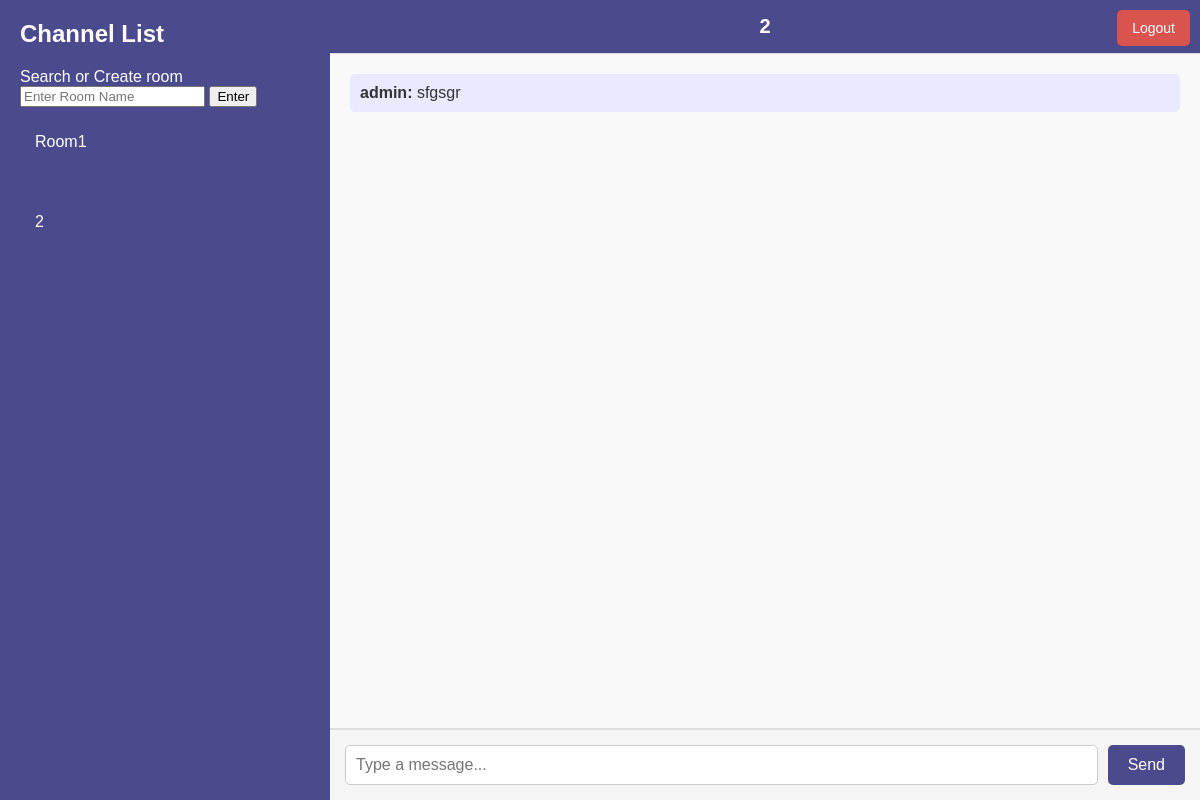
The app's page /chat/2 (signed in), older data.
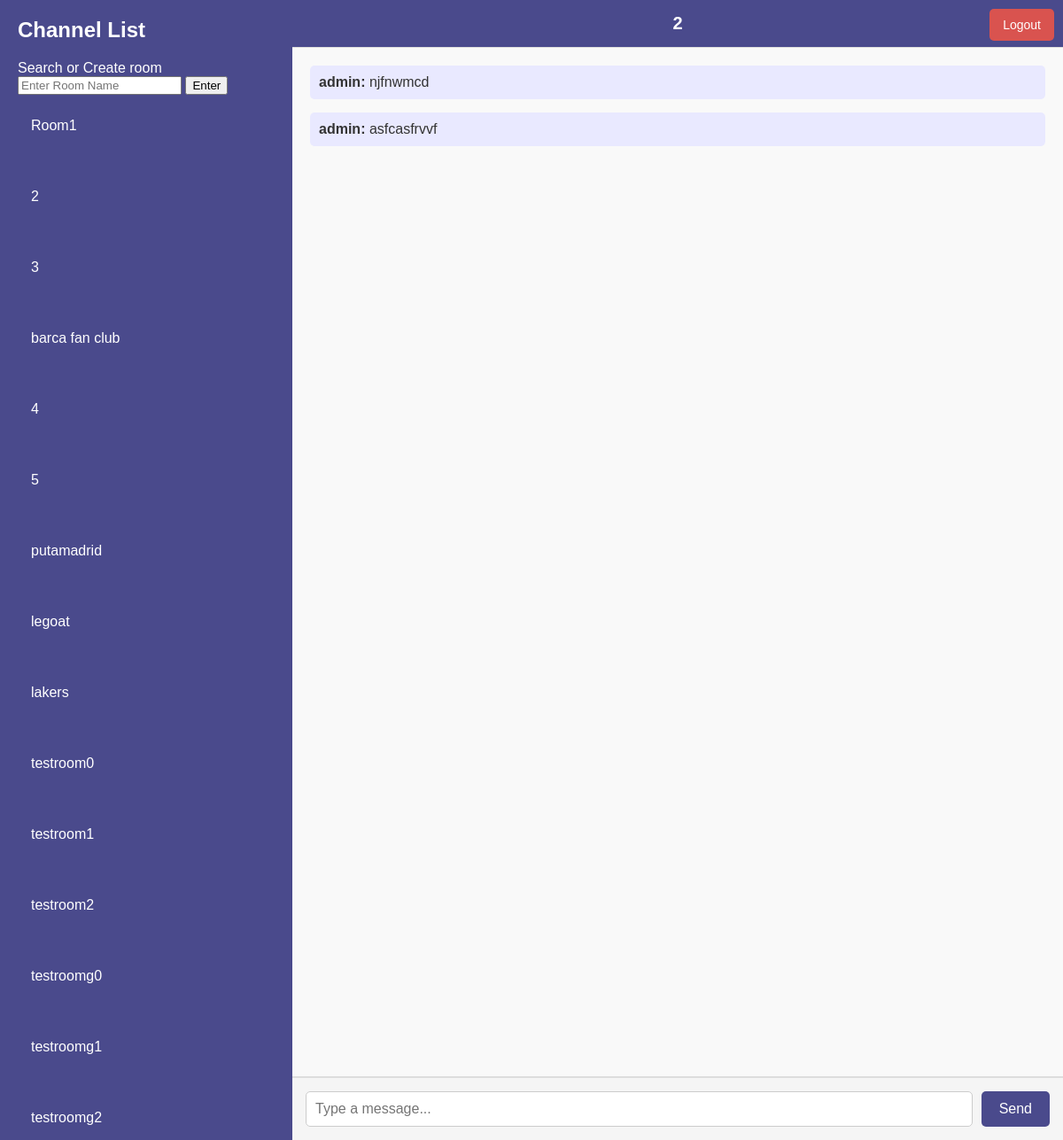
The same page, newer data.
### src/models/chat.py (models this page shows)
class ChatRoom(db.Model):
    __tablename__ = 'chat_rooms'
    id = db.Column(db.Integer, primary_key=True)
    name = db.Column(db.String(80), unique=False, nullable=False)

class Message(db.Model):
    __tablename__ = 'messages'
    id = db.Column(db.Integer, primary_key=True)
    user_id = db.Column(db.Integer, db.ForeignKey('users.id'), nullable=False)
    room_id = db.Column(db.Integer, db.ForeignKey('chat_rooms.id'), nullable=False)
    content = db.Column(db.Text, nullable=False)
    timestamp = db.Column(db.DateTime, default=datetime.utcnow)
    user = db.relationship('User', backref='messages')
    room = db.relationship('ChatRoom', backref='messages')

### src/models/user.py (models this page shows)
class User(UserMixin, db.Model):
    __tablename__ = "users"
    id = db.Column(db.Integer, primary_key=True)
    username = db.Column(db.String(150), unique=True, nullable=False)
    email = db.Column(db.String(150), unique=True, nullable=False)
    password = db.Column(db.String(200), nullable=False)
    is_admin = db.Column(db.Boolean, default=False)

### src/views/chat_view/routes.py (the view)
@chat_bp.route('/chat/<room_name>')
@login_required
def room(room_name):
    all_rooms = ChatRoom.query.all()
    room = ChatRoom.query.filter_by(name=room_name).first_or_404()
    messages = Message.query.filter_by(room_id=room.id).order_by(Message.timestamp).all()
    return render_template('chatapp/room.html', rooms=all_rooms, room=room, messages=messages)

### src/extensions.py (called while the page is built)
@login_manager.user_loader
def load_user(user_id):
    return User.query.get(int(user_id))

### src/templates/chatapp/room.html (shortened to what this page needs)
<!DOCTYPE html>
<html lang="en">
<head>
    <link rel="stylesheet" href="{{ url_for('static', filename='css/styles.css') }}">
</head>
<body>
    <div class="chat-container">
        <div class="sidebar">
            <h2>Channel List</h2>
            <div id="room-form" class="room-form hidden">
                <form method="POST" action="{{ url_for('chat.chat') }}">
                    <label for="room_name">Search or Create room</label>
                    <input type="text" name="room_name" id="room_name" placeholder="Enter Room Name" required>
                    <button type="submit">Enter</button>
                </form>
            </div>
            <ul>
                {% if rooms %}
                    {% for one_room in rooms %}
                    <li>
                        <a href="{{ url_for('chat.room', room_name=one_room.name) }}">
                            <div class="room">
                                <p class="room-name">{{ one_room.name }}</p>
                            </div>
                        </a>
                    </li>
                    {% endfor %}
                {% else %}
                    <p>No rooms available. Create the first one!</p>
                {% endif %}
            </ul>
            <div class="logout">
                <a href="{{ url_for('auth.logout') }}" class="logout-button">Logout</a>
            </div>
        </div>
        <div class="chat-window">
            <div class="chat-header">{{ room.name }}</div>
            <div id="chat-box" class="chat-box">
                {% for msg in messages %}
                <div class="message">
                    <strong>{{ msg.user.username }}:</strong> {{ msg.content }}
                </div>
                {% endfor %}
            </div>
            <div class="chat-input">
                <input id="message" type="text" placeholder="Type a message...">
                <button onclick="sendMessage()">Send</button>
            </div>
        </div>
    </div>
</body>
</html>

### src/static/css/styles.css (style rules this page uses)
body { margin: 0; font-family: Arial, sans-serif; background-color: #f5f5f5; color: #333; overflow: hidden; }
.chat-container { display: flex; height: 100vh; overflow: hidden; }
.sidebar { width: 25%; background-color: #4a4a8c; color: #fff; display: flex; flex-direction: column; padding: 20px; box-shadow: 2px 0 5px rgba(0, 0, 0, 0.1); overflow-y: auto; height: 100%; }
.sidebar h2 { margin: 0 0 20px; font-size: 24px; }
.sidebar ul { list-style: none; padding: 0; margin: 0; }
.sidebar ul li { margin-bottom: 10px; }
.sidebar ul li a { color: #fff; text-decoration: none; padding: 10px 15px; display: block; border-radius: 5px; transition: background-color 0.3s; }
.chat-window { width: 75%; display: flex; flex-direction: column; background-color: #fff; height: 100%; overflow-y: auto; }
.chat-header { background-color: #4a4a8c; color: #fff; padding: 15px; font-size: 20px; font-weight: bold; text-align: center; flex-shrink: 0; }
.chat-box { flex-grow: 1; padding: 20px; overflow-y: auto; background-color: #f9f9f9; border-top: 1px solid #ddd; border-bottom: 1px solid #ddd; }
.message { margin-bottom: 15px; padding: 10px; border-radius: 5px; background-color: #e9e9ff; color: #333; }
.chat-input { display: flex; padding: 15px; flex-shrink: 0; background-color: #f5f5f5; border-top: 1px solid #ddd; }
.chat-input input { flex-grow: 1; padding: 10px; font-size: 16px; border: 1px solid #ccc; border-radius: 5px; margin-right: 10px; }
.chat-input button { padding: 10px 20px; font-size: 16px; color: #fff; background-color: #4a4a8c; border: none; border-radius: 5px; cursor: pointer; transition: background-color 0.3s; }
.logout-button { position: absolute; top: 10px; right: 10px; padding: 10px 15px; color: white; background-color: #d9534f; border: none; border-radius: 5px; text-decoration: none; font-size: 14px; z-index: 1000; }

Row changes from the older to the newer data that the page shows:
removed Message: user.username "admin", content "sfgsgr"
added ChatRoom: name "3"
added ChatRoom: name "barca fan club"
added ChatRoom: name "4"
added ChatRoom: name "5"
added ChatRoom: name "putamadrid"
added ChatRoom: name "legoat"
added ChatRoom: name "lakers"
added ChatRoom: name "testroom0"
added ChatRoom: name "testroom1"
added ChatRoom: name "testroom2"
added ChatRoom: name "testroomg0"
added ChatRoom: name "testroomg1"
added ChatRoom: name "testroomg2"
added Message: user.username "admin", content "njfnwmcd"
added Message: user.username "admin", content "asfcasfrvvf"
